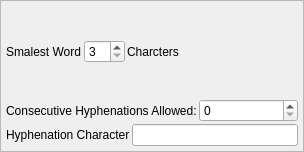
<?xml version="1.0" encoding="UTF-8"?>
<ui version="4.0">
 <class>PropertyWidget_HyphenationBase</class>
 <widget class="QFrame" name="PropertyWidget_HyphenationBase">
  <property name="geometry">
   <rect>
    <x>0</x>
    <y>0</y>
    <width>304</width>
    <height>152</height>
   </rect>
  </property>
  <property name="windowTitle">
   <string>Frame</string>
  </property>
  <property name="frameShape">
   <enum>QFrame::StyledPanel</enum>
  </property>
  <property name="frameShadow">
   <enum>QFrame::Raised</enum>
  </property>
  <layout class="QVBoxLayout" name="verticalLayout">
   <property name="spacing">
    <number>2</number>
   </property>
   <property name="leftMargin">
    <number>5</number>
   </property>
   <property name="topMargin">
    <number>5</number>
   </property>
   <property name="rightMargin">
    <number>5</number>
   </property>
   <property name="bottomMargin">
    <number>5</number>
   </property>
   <item>
    <layout class="QHBoxLayout" name="horizontalLayout">
     <item>
      <widget class="QLabel" name="label">
       <property name="text">
        <string>Smalest Word</string>
       </property>
      </widget>
     </item>
     <item>
      <widget class="QSpinBox" name="smallestWordSpinBox">
       <property name="minimum">
        <number>3</number>
       </property>
      </widget>
     </item>
     <item>
      <widget class="QLabel" name="label_2">
       <property name="text">
        <string>Charcters</string>
       </property>
      </widget>
     </item>
     <item>
      <spacer name="horizontalSpacer">
       <property name="orientation">
        <enum>Qt::Horizontal</enum>
       </property>
       <property name="sizeHint" stdset="0">
        <size>
         <width>40</width>
         <height>20</height>
        </size>
       </property>
      </spacer>
     </item>
    </layout>
   </item>
   <item>
    <layout class="QHBoxLayout" name="horizontalLayout_2">
     <item>
      <widget class="QLabel" name="label_3">
       <property name="text">
        <string>Consecutive Hyphenations Allowed:</string>
       </property>
      </widget>
     </item>
     <item>
      <widget class="QSpinBox" name="maxConsecutiveCountSpinBox"/>
     </item>
    </layout>
   </item>
   <item>
    <layout class="QHBoxLayout" name="horizontalLayout_3">
     <item>
      <widget class="QLabel" name="label_4">
       <property name="text">
        <string>Hyphenation Character</string>
       </property>
      </widget>
     </item>
     <item>
      <widget class="QLineEdit" name="hyphenCharLineEdit"/>
     </item>
    </layout>
   </item>
  </layout>
 </widget>
 <resources/>
 <connections/>
</ui>
